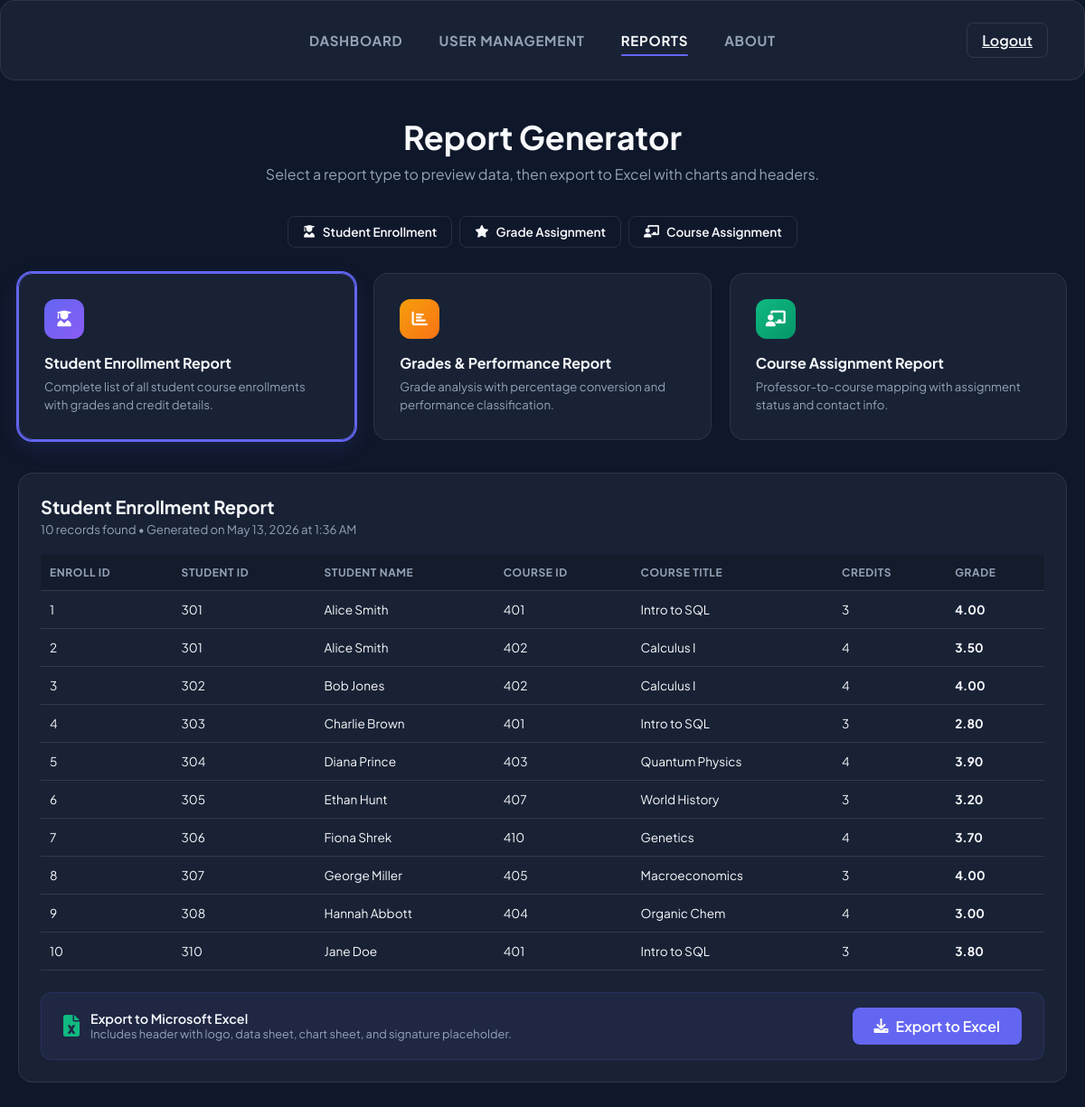
The page /report_generator.php?report=enrollment (signed in) on the database its author committed.
### tables this page shows
CREATE TABLE `enrollment` (
  `EnrollID` int(11) NOT NULL,
  `StudentID` int(11) DEFAULT NULL,
  `CourseID` int(11) DEFAULT NULL,
  `GradeNum` decimal(3,2) DEFAULT NULL
);

CREATE TABLE `course` (
  `CourseID` int(11) NOT NULL,
  `Title` varchar(50) DEFAULT NULL,
  `Credits` int(11) DEFAULT NULL,
  `ProfID` int(11) DEFAULT NULL
);

### report_generator.php (the view, shortened to what this page needs)
<?php
$database = new Database();
$db = $database->getConnection();
$reportType = $_GET['report'] ?? '';
$reportData = [];
$reportHeaders = [];
$reportTitle = '';
if ($reportType === 'enrollment') {
    $reportTitle = 'Student Enrollment Report';
    $reportHeaders = ['Enroll ID', 'Student ID', 'Student Name', 'Course ID', 'Course Title', 'Credits', 'Grade'];
    $reportData = $db->query("
        SELECT e.EnrollID, e.StudentID, CONCAT(s.FirstName, ' ', s.LastName) AS StudentName,
               e.CourseID, c.Title AS CourseTitle, c.Credits, e.GradeNum
        FROM enrollment e
        LEFT JOIN student s ON e.StudentID = s.StudentID
        LEFT JOIN course c ON e.CourseID = c.CourseID
        ORDER BY e.EnrollID ASC
    ")->fetchAll(PDO::FETCH_ASSOC);
}
?>
<!DOCTYPE html>
<html lang="en">
<head>
    <link rel="stylesheet" href="styles.css">
    <link rel="stylesheet" href="https://cdnjs.cloudflare.com/ajax/libs/font-awesome/6.0.0/css/all.min.css">
</head>
<body>
    <nav class="glass">
        <div class="nav-links">
            <a href="dashboard.php">Dashboard</a>
            <a href="users.php">User Management</a>
            <a href="report_generator.php" class="active">Reports</a>
            <a href="about.php">About</a>
        </div>
        <div>
            <a href="logout.php" class="btn btn-outline" style="padding: 8px 16px;">Logout</a>
        </div>
    </nav>
    <div class="container animate-fade-in">
        <header style="margin-bottom: 36px; text-align: center;">
            <h1 style="font-size: 2.25rem; margin-bottom: 8px;">Report Generator</h1>
            <p style="color: var(--text-muted); font-size: 1rem;">Select a report type to preview data, then export to Excel with charts and headers.</p>
        </header>
        <div style="display: flex; gap: 8px; margin-bottom: 28px; justify-content: center;">
            <a href="transactions_enrollment.php" class="btn btn-outline" style="padding: 8px 16px; font-size: 0.85rem; text-decoration: none;">
                <i class="fas fa-user-graduate"></i> Student Enrollment
            </a>
            <a href="transactions_grades.php" class="btn btn-outline" style="padding: 8px 16px; font-size: 0.85rem; text-decoration: none;">
                <i class="fas fa-star"></i> Grade Assignment
            </a>
            <a href="transactions_course_assignment.php" class="btn btn-outline" style="padding: 8px 16px; font-size: 0.85rem; text-decoration: none;">
                <i class="fas fa-chalkboard-teacher"></i> Course Assignment
            </a>
        </div>
        <div style="display: grid; grid-template-columns: repeat(3, 1fr); gap: 20px; margin-bottom: 36px;">
            <a href="report_generator.php?report=enrollment" class="glass report-card <?= $reportType === 'enrollment' ? 'selected' : '' ?>" style="text-decoration: none; color: inherit;">
                <div class="card-icon" style="background: linear-gradient(135deg, #6366f1, #8b5cf6);"><i class="fas fa-user-graduate"></i></div>
                <h3 style="font-size: 1rem; margin-bottom: 6px;">Student Enrollment Report</h3>
                <p style="color: var(--text-muted); font-size: 0.825rem; line-height: 1.5;">Complete list of all student course enrollments with grades and credit details.</p>
            </a>
            <a href="report_generator.php?report=grades" class="glass report-card <?= $reportType === 'grades' ? 'selected' : '' ?>" style="text-decoration: none; color: inherit;">
                <div class="card-icon" style="background: linear-gradient(135deg, #f59e0b, #f97316);"><i class="fas fa-chart-bar"></i></div>
                <h3 style="font-size: 1rem; margin-bottom: 6px;">Grades & Performance Report</h3>
                <p style="color: var(--text-muted); font-size: 0.825rem; line-height: 1.5;">Grade analysis with percentage conversion and performance classification.</p>
            </a>
            <a href="report_generator.php?report=course_assignments" class="glass report-card <?= $reportType === 'course_assignments' ? 'selected' : '' ?>" style="text-decoration: none; color: inherit;">
                <div class="card-icon" style="background: linear-gradient(135deg, #10b981, #059669);"><i class="fas fa-chalkboard-teacher"></i></div>
                <h3 style="font-size: 1rem; margin-bottom: 6px;">Course Assignment Report</h3>
                <p style="color: var(--text-muted); font-size: 0.825rem; line-height: 1.5;">Professor-to-course mapping with assignment status and contact info.</p>
            </a>
        </div>
        <?php if ($reportType && !empty($reportData)): ?>
        <div class="glass" style="padding: 24px;">
            <div style="display: flex; justify-content: space-between; align-items: center; margin-bottom: 20px;">
                <div>
                    <h2 style="font-size: 1.25rem; margin-bottom: 4px;"><?= htmlspecialchars($reportTitle) ?></h2>
                    <p style="color: var(--text-muted); font-size: 0.825rem;"><?= count($reportData) ?> records found &bull; Generated on <?= date('F j, Y \a\t g:i A') ?></p>
                </div>
            </div>
            <div style="overflow-x: auto;">
                <table class="table">
                    <thead>
                        <tr>
                            <?php foreach ($reportHeaders as $header): ?>
                                <th><?= htmlspecialchars($header) ?></th>
                            <?php endforeach; ?>
                        </tr>
                    </thead>
                    <tbody>
                        <?php foreach ($reportData as $row): ?>
                        <tr>
                            <?php foreach ($row as $key => $cell): ?>
                                <td>
                                    <?php if ($key === 'Performance'): ?>
                                        <?php
                                        $bc = 'badge-mid';
                                        if ($cell === 'Excellent') $bc = 'badge-high';
                                        elseif ($cell === 'Needs Improvement') $bc = 'badge-low';
                                        ?>
                                        <span class="badge <?= $bc ?>"><?= htmlspecialchars($cell) ?></span>
                                    <?php elseif ($key === 'Status'): ?>
                                        <span class="badge <?= $cell === 'Assigned' ? 'badge-high' : 'badge-low' ?>"><?= htmlspecialchars($cell) ?></span>
                                    <?php elseif ($key === 'GradeNum'): ?>
                                        <strong><?= number_format($cell, 2) ?></strong>
                                    <?php elseif ($key === 'Percentage'): ?>
                                        <?= $cell ?>%
                                    <?php else: ?>
                                        <?= htmlspecialchars($cell ?? 'N/A') ?>
                                    <?php endif; ?>
                                </td>
                            <?php endforeach; ?>
                        </tr>
                        <?php endforeach; ?>
                    </tbody>
                </table>
            </div>
            <div class="export-bar">
                <div style="display: flex; align-items: center; gap: 12px;">
                    <i class="fas fa-file-excel" style="font-size: 1.5rem; color: #10b981;"></i>
                    <div>
                        <div style="font-weight: 600; font-size: 0.9rem;">Export to Microsoft Excel</div>
                        <div style="color: var(--text-muted); font-size: 0.8rem;">Includes header with logo, data sheet, chart sheet, and signature placeholder.</div>
                    </div>
                </div>
                <a href="export_excel.php?report=<?= urlencode($reportType) ?>" class="btn btn-primary" style="padding: 10px 24px; text-decoration: none;">
                    <i class="fas fa-download"></i> Export to Excel
                </a>
            </div>
        </div>
        <?php endif; ?>
    </div>
</body>
</html>

### styles.css (style rules this page uses)
:root { --primary: #6366f1; --primary-hover: #4f46e5; --bg-main: #0f172a; --bg-card: rgba(30, 41, 59, 0.7); --text-main: #f8fafc; --text-muted: #94a3b8; --border: rgba(255, 255, 255, 0.1); --glass-bg: rgba(255, 255, 255, 0.03); --glass-border: rgba(255, 255, 255, 0.08); }
* { margin: 0; padding: 0; box-sizing: border-box; font-family: 'Plus Jakarta Sans', sans-serif; }
body { background: var(--bg-main); color: var(--text-main); min-height: 100vh; display: flex; flex-direction: column; }
.glass { background: var(--bg-card); backdrop-filter: blur(12px); border: 1px solid var(--glass-border); border-radius: 16px; }
.btn { padding: 12px 24px; border-radius: 8px; font-weight: 600; cursor: pointer; border: none; display: inline-flex; align-items: center; justify-content: center; gap: 8px; transition: all 0.2s; }
.btn-primary { background: var(--primary); color: white; }
.btn-outline { background: transparent; border: 1px solid var(--border); color: var(--text-main); }
nav { display: flex; justify-content: space-between; align-items: center; padding: 24px 40px; border-bottom: 1px solid var(--border); position: sticky; top: 0; z-index: 50; }
nav > div:first-child, nav > div:last-child { flex: 1; }
nav > div:last-child { display: flex; justify-content: flex-end; }
.nav-links { display: flex; gap: 40px; justify-content: center; flex: 2; }
.nav-links a { color: var(--text-muted); text-decoration: none; font-weight: 700; font-size: 0.9375rem; text-transform: uppercase; letter-spacing: 0.05em; transition: all 0.2s; position: relative; }
.nav-links a:hover, .nav-links a.active { color: var(--text-main); }
.nav-links a.active::after { content: ''; position: absolute; bottom: -8px; left: 0; width: 100%; height: 2px; background: var(--primary); border-radius: 2px; }
.container { max-width: 1200px; margin: 0 auto; padding: 40px 20px; }
.animate-fade-in { animation: fadeIn 0.5s ease-out forwards; }

### report_generator.php (style rules this page uses)
.report-card { cursor: pointer; padding: 28px; transition: all 0.3s; position: relative; overflow: hidden; }
.report-card.selected { border-color: var(--primary); box-shadow: 0 0 0 2px var(--primary), 0 8px 24px rgba(99, 102, 241, 0.15); }
.report-card .card-icon { width: 44px; height: 44px; border-radius: 12px; display: flex; align-items: center; justify-content: center; font-size: 1.1rem; color: white; margin-bottom: 16px; }
.table { width: 100%; border-collapse: collapse; }
.table th, .table td { padding: 12px 10px; text-align: left; border-bottom: 1px solid var(--border); font-size: 0.85rem; }
.table th { color: var(--text-muted); font-size: 0.75rem; text-transform: uppercase; letter-spacing: 0.05em; background: rgba(0,0,0,0.2); }
.export-bar { display: flex; align-items: center; justify-content: space-between; padding: 16px 24px; border-radius: 12px; margin-top: 24px; background: rgba(99, 102, 241, 0.08); border: 1px solid rgba(99, 102, 241, 0.15); }

### rows shown on the page
enrollment: EnrollID "1", StudentID "301", cell "Alice Smith", CourseID "401", CourseID.Title "Intro to SQL", CourseID.Credits "3", GradeNum "4.00"
enrollment: EnrollID "2", StudentID "301", cell "Alice Smith", CourseID "402", CourseID.Title "Calculus I", CourseID.Credits "4", GradeNum "3.50"
enrollment: EnrollID "3", StudentID "302", cell "Bob Jones", CourseID "402", CourseID.Title "Calculus I", CourseID.Credits "4", GradeNum "4.00"
enrollment: EnrollID "4", StudentID "303", cell "Charlie Brown", CourseID "401", CourseID.Title "Intro to SQL", CourseID.Credits "3", GradeNum "2.80"
enrollment: EnrollID "5", StudentID "304", cell "Diana Prince", CourseID "403", CourseID.Title "Quantum Physics", CourseID.Credits "4", GradeNum "3.90"
enrollment: EnrollID "6", StudentID "305", cell "Ethan Hunt", CourseID "407", CourseID.Title "World History", CourseID.Credits "3", GradeNum "3.20"
enrollment: EnrollID "7", StudentID "306", cell "Fiona Shrek", CourseID "410", CourseID.Title "Genetics", CourseID.Credits "4", GradeNum "3.70"
enrollment: EnrollID "8", StudentID "307", cell "George Miller", CourseID "405", CourseID.Title "Macroeconomics", CourseID.Credits "3", GradeNum "4.00"
enrollment: EnrollID "9", StudentID "308", cell "Hannah Abbott", CourseID "404", CourseID.Title "Organic Chem", CourseID.Credits "4", GradeNum "3.00"
enrollment: EnrollID "10", StudentID "310", cell "Jane Doe", CourseID "401", CourseID.Title "Intro to SQL", CourseID.Credits "3", GradeNum "3.80"

### other values the page prints
$reportTitle "Student Enrollment Report"
count($reportData) "10"
$header "ENROLL ID"
$header "STUDENT ID"
$header "STUDENT NAME"
$header "COURSE ID"
$header "COURSE TITLE"
$header "CREDITS"
$header "GRADE"
